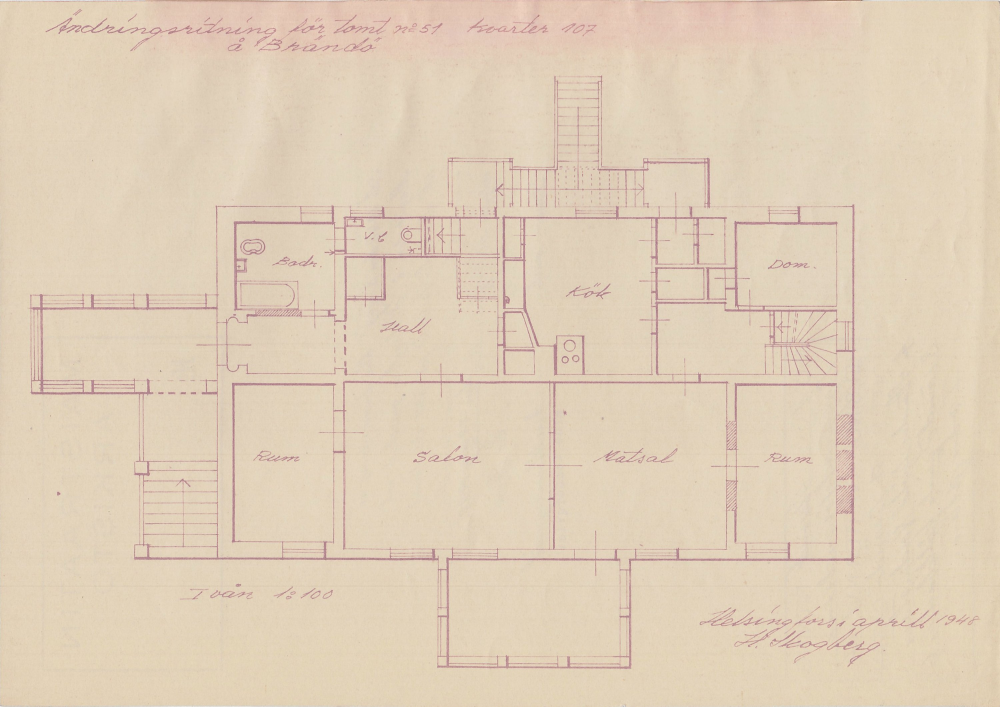
#> input picture html-mock/local/hka.139877703731200_160449953667200.jpg, 3000 x 2120 px (shown at 1/3 size); its folder holds only this picture in this run
$ python -i cleanup.py   (imports and definitions only)
#> lines starting #> are read from the running program, lines starting #| are printed output that depends on the picture
"""Page cleanup before the picture readers (picture bar 2): a scan's salt and pepper taken out by
a 3x3 median, uneven light flattened by dividing by the page's blurred paper, and a page turned
by up to `MAX_TURN` degrees turned back. A clean export is left as it is: the median runs only on
a page with salt (it would take out one-pixel lines), and a turn under `MIN_TURN` is not undone.
`to_clean` and `to_page` move boxes between the page as given and the cleaned one.
"""

from typing import NamedTuple

import cv2
import numpy as np

from app.core.drawing.model import Box

TURN_INK = 235  # grey level below which a pixel counts for the turn: grey walls are the long lines
SALT = 0.0002  # share of lone pixels (all 8 neighbours far from it) from which a page is salted
LONE = 100  # grey levels a lone pixel differs from each of its neighbours, at least
PAPER_SIDE = 160  # px: the page's long side when its paper is estimated
PAPER_INK = 5  # px on that small page: ink thinner than this is taken off the paper estimate
MAX_TURN = 2.0  # degrees
MIN_TURN = 0.1  # degrees: a smaller turn is left
TURN_SIDE = 1000  # px: the page's long side when its turn is estimated
STEPS = (0.1, 0.02)  # degrees: the coarse then the fine search step


class Cleaned(NamedTuple):
    gray: np.ndarray  # the cleaned page, the size of the given one
    angle: float  # degrees the page was turned (counter-clockwise), now undone; 0 when not
    turn: np.ndarray  # 2x3: given page pixels -> cleaned page pixels
    salted: bool = False  # the page had salt and pepper: a scan, not a clean export


def clean_page(gray: np.ndarray, straighten: bool = True) -> Cleaned:
    """The grey page with its salt out, its light even and (`straighten`) its turn undone."""
    salted = _salted(gray)
    out = cv2.medianBlur(gray, 3) if salted else gray
    out = _flattened(out)
    angle = _turn(out) if straighten else 0.0
    height, width = out.shape
    if abs(angle) < MIN_TURN:
        return Cleaned(out, 0.0, np.array([[1.0, 0, 0], [0, 1.0, 0]]), salted)
    turn = cv2.getRotationMatrix2D((width / 2, height / 2), -angle, 1.0)
    out = cv2.warpAffine(out, turn, (width, height), flags=cv2.INTER_LINEAR, borderValue=255)
    return Cleaned(out, angle, turn, salted)


# [3 lines that did not run here, left out]


# [3 lines that did not run here, left out]


# [11 lines that did not run here, left out]


def _salted(gray: np.ndarray) -> bool:
    """Whether the page has salt or pepper: lone pixels far from all 8 neighbours."""
    ring = np.ones((3, 3), np.uint8)
    ring[1, 1] = 0
    page = gray.astype(np.int16)
    darkest = cv2.erode(gray, ring).astype(np.int16)  # of the 8 neighbours
    lightest = cv2.dilate(gray, ring).astype(np.int16)
    lone = (page - lightest >= LONE) | (darkest - page >= LONE)
    return bool(lone.mean() >= SALT)


def _flattened(gray: np.ndarray) -> np.ndarray:
    """The page divided by its paper: the brightest grey around each spot (ink taken off on a
    shrunk page), blurred; paper becomes white wherever the light fell."""
    height, width = gray.shape
    shrink = min(1.0, PAPER_SIDE / max(height, width))
    small = cv2.resize(gray, None, fx=shrink, fy=shrink, interpolation=cv2.INTER_AREA)
    paper = cv2.dilate(small, np.ones((PAPER_INK, PAPER_INK), np.uint8))
    paper = cv2.GaussianBlur(paper, (0, 0), PAPER_INK)
    paper = cv2.resize(paper, (width, height), interpolation=cv2.INTER_LINEAR)
    flat = gray.astype(np.float32) * 255 / np.maximum(paper.astype(np.float32), 1)
    return np.clip(flat, 0, 255).astype(np.uint8)


def _turn(gray: np.ndarray) -> float:
    """The page's turn in degrees (counter-clockwise), within MAX_TURN: the angle at which its
    ink's rows and columns are sharpest (walls and symbols are drawn square to the page)."""
    height, width = gray.shape
    shrink = min(1.0, TURN_SIDE / max(height, width))
    small = cv2.resize(gray, None, fx=shrink, fy=shrink, interpolation=cv2.INTER_AREA)
    ink = (small < TURN_INK).astype(np.float32)
    if not ink.any():
        return 0.0
    centre = (ink.shape[1] / 2, ink.shape[0] / 2)

    def sharpness(angle: float) -> float:
        turn = cv2.getRotationMatrix2D(centre, -angle, 1.0)
        turned = cv2.warpAffine(ink, turn, (ink.shape[1], ink.shape[0]), flags=cv2.INTER_LINEAR)
        return float((turned.sum(axis=1) ** 2).sum() + (turned.sum(axis=0) ** 2).sum())

    best = 0.0
    for step, reach in zip(STEPS, (MAX_TURN, STEPS[0]), strict=True):
        angles = best + np.arange(-reach, reach + step / 2, step)
        best = float(max(angles, key=sharpness))
    return round(best, 3)

>>> import cv2
>>> picture = cv2.imread('../../../../html-mock/local/hka.139877703731200_160449953667200.jpg', cv2.IMREAD_GRAYSCALE)
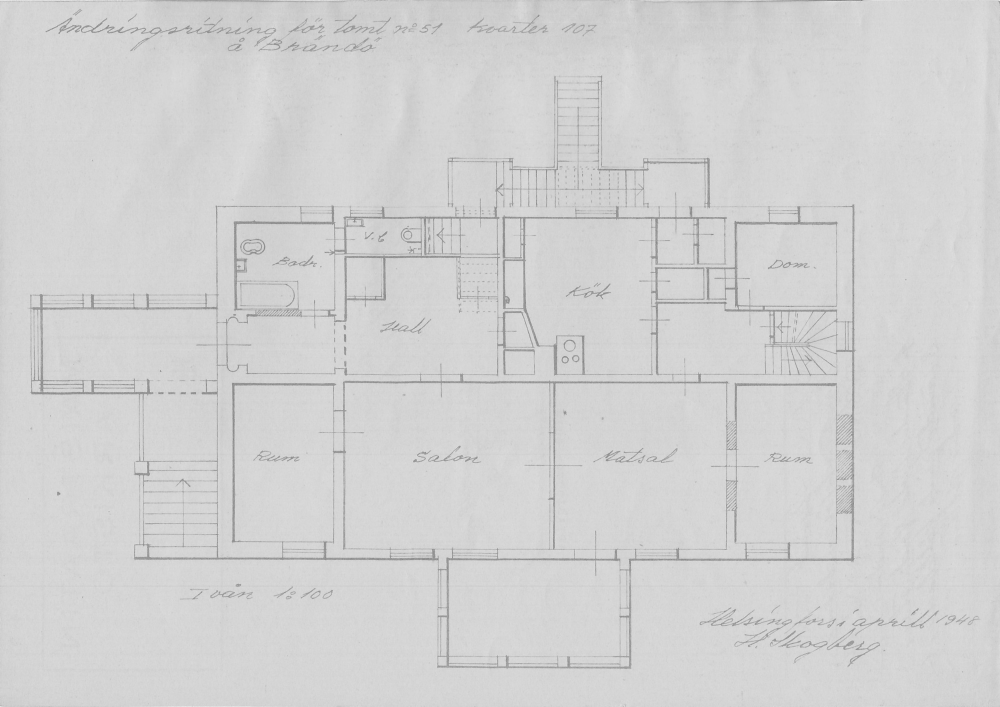
#> picture: shape (2120, 3000) (shown at 1/3 size); min 74, max 255, mean 209.6
>>> result = clean_page(picture)
#> in _salted, `lone = (page - lightest >= LONE) | (darkest - page >= LONE)`: lone: shape (2120, 3000) bool; every value is 0
#> in clean_page, `salted = _salted(gray)`: salted = False
#> in _flattened, `flat = gray.astype(np.float32) * 255 / np.maximum(paper.astype(np.floa..`:
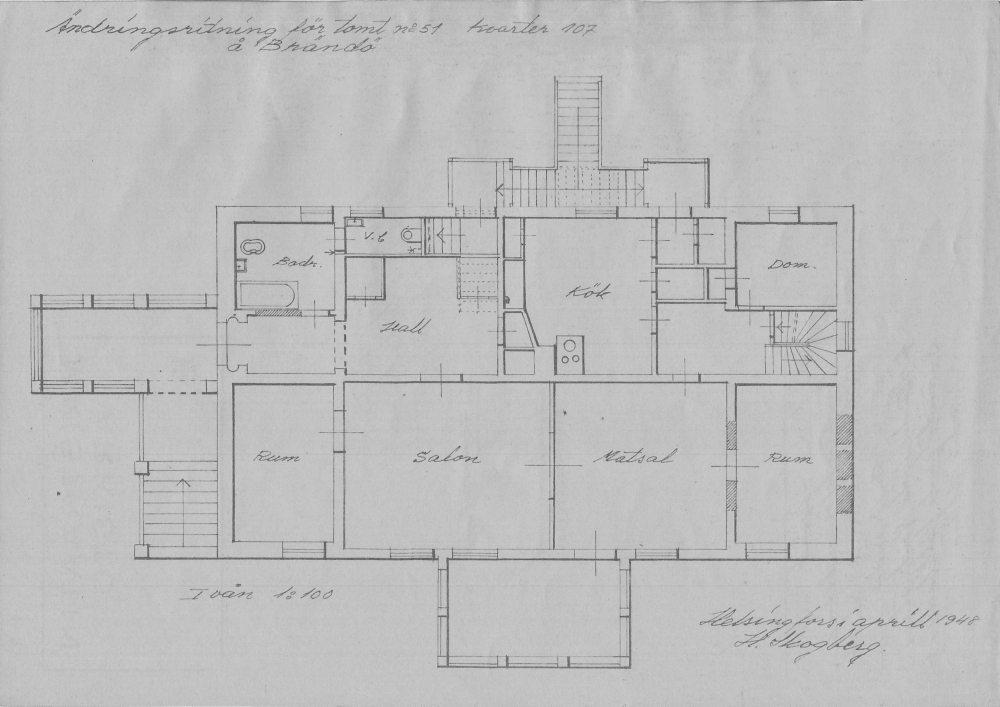
#> flat: shape (2120, 3000) float32 (shown at 1/3 size); min 88.18, max 305.5, mean 250.5; drawn with min black and max white
#> in _turn, `small = cv2.resize(gray, None, fx=shrink, fy=shrink, interpolation=cv2..`:
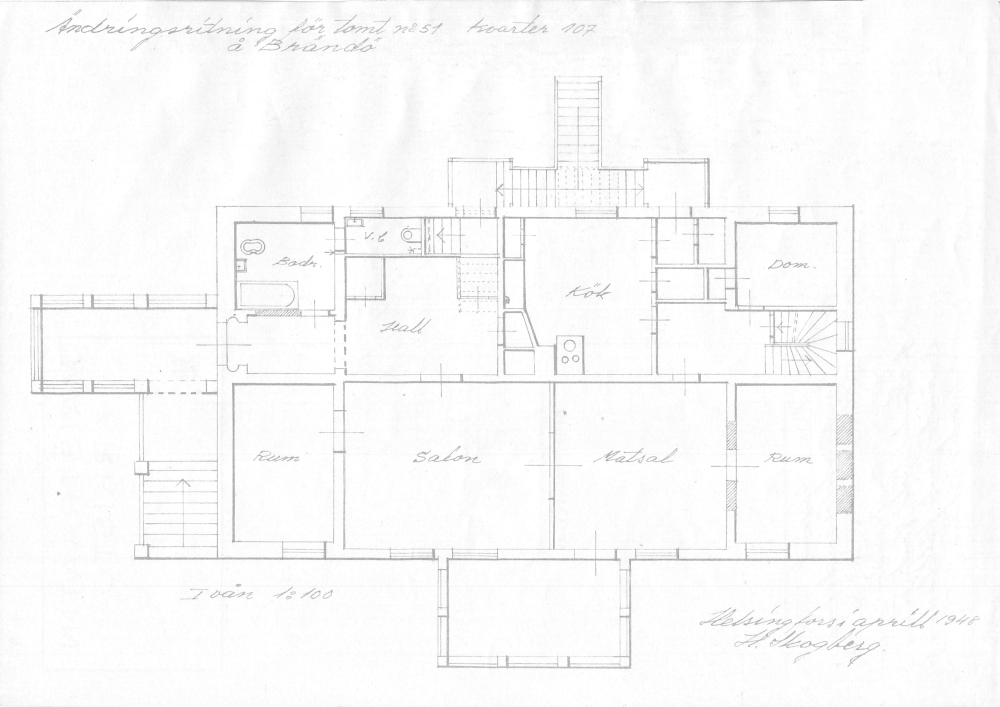
#> small: shape (707, 1000); min 158, max 255, mean 249.7
#> in _turn, `ink = (small < TURN_INK).astype(np.float32)`:
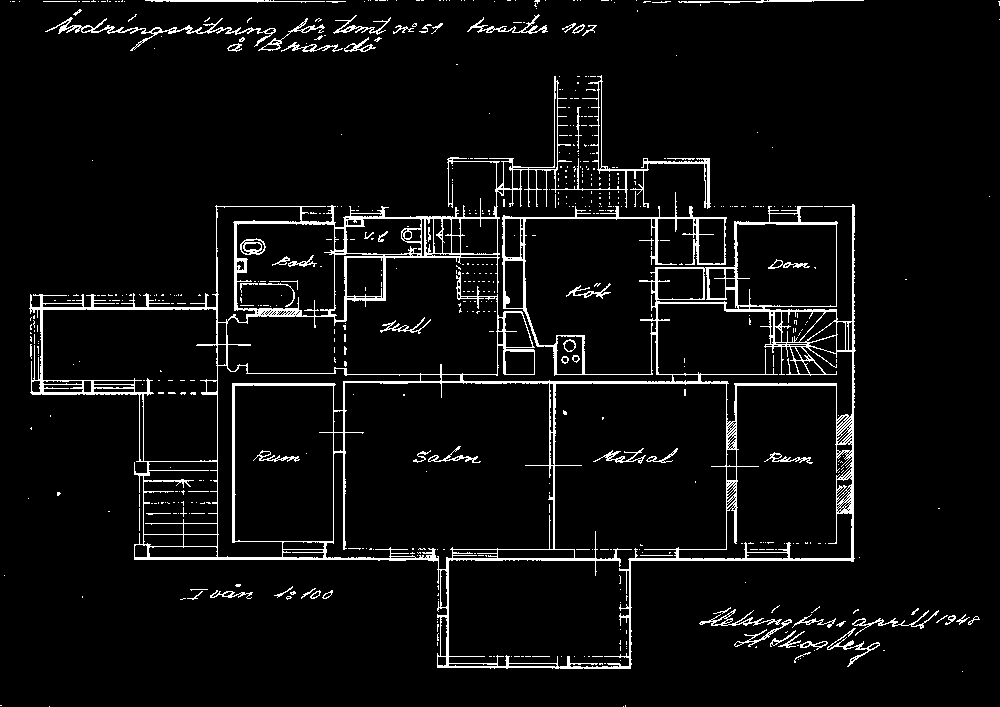
#> ink: shape (707, 1000) float32; values 0 (black) and 1 (white), 5.3% white in thin lines or dots
#> the loop in _turn, `for step, reach in zip(STEPS, (MAX_TURN, STEPS[0]), strict=True):` made 2 passes
#> best on passes 1 to 2: 1.78e-15, 1.79e-15
#> pass 1, in sharpness (call 3), `turned = cv2.warpAffine(ink, turn, (ink.shape[1], ink.shape[0]), flags..`:
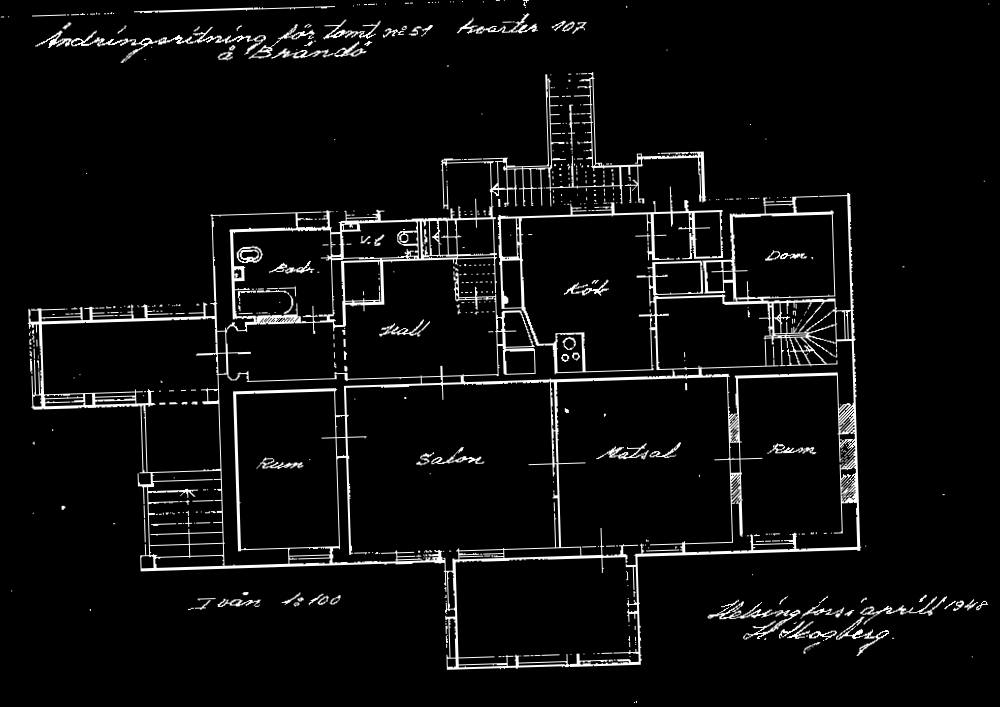
#> turned: shape (707, 1000) float32; min 0, max 1, mean 0.052
#> pass 1, in sharpness (call 4), `turned = cv2.warpAffine(ink, turn, (ink.shape[1], ink.shape[0]), flags..`:
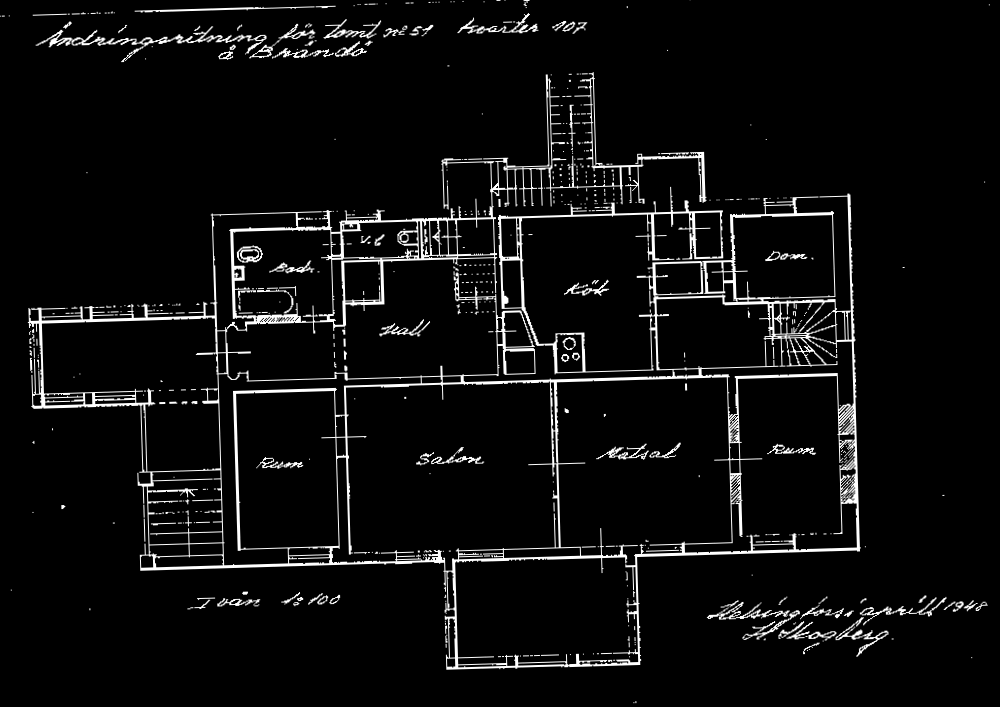
#> turned: shape (707, 1000) float32; min 0, max 1, mean 0.052
#> in clean_page, `angle = _turn(out) if straighten else 0.0`: angle = 0
